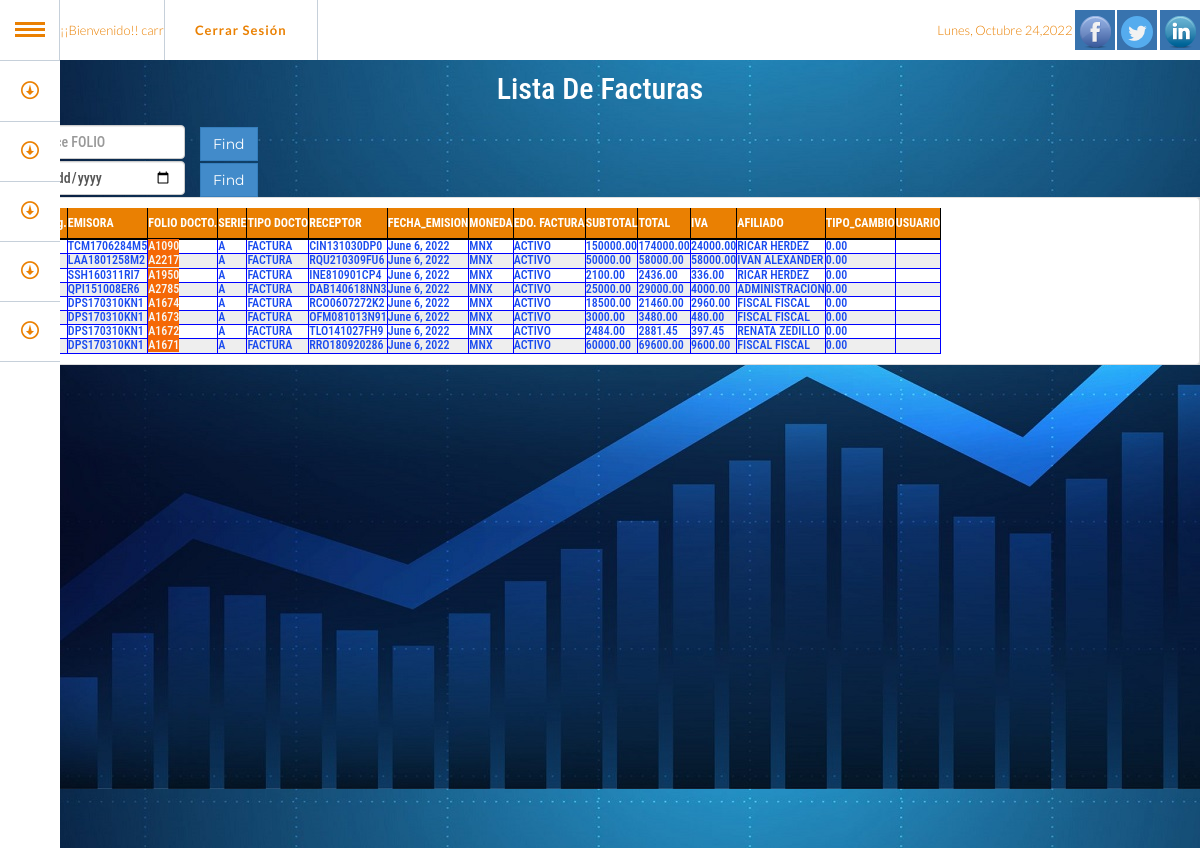
Page /list_fac_reparto/ (signed in) on the committed database.
### fac/models.py (models this page shows, shortened)
class Facturas(models.Model):
    ID_FACTURA = models.AutoField(primary_key=True, unique=True)
    ID_EMISOR = models.ForeignKey(Eemisora, on_delete=models.RESTRICT, null=False)
    FOLIO = models.CharField(max_length=30 , default="")
    SERIE = models.CharField(max_length=10 , default="")
    ID_RECEPTOR = models.ForeignKey(Ereceptora, on_delete=models.RESTRICT, null=True)
    FECHA_EMISION = models.DateField(blank=True, null=True)
    ID_MONEDA = models.ForeignKey(Monedas, on_delete=models.RESTRICT, null=True)
    ID_ESTADO_FAC = models.ForeignKey(EstadosFac, on_delete=models.RESTRICT, null=True)
    ID_ESTADO_RET = models.ForeignKey(EdosFacRet, on_delete=models.RESTRICT, null=True)
    SUBTOTAL = models.DecimalField(default=0.00, max_digits=16, decimal_places=2)
    TOTAL = models.DecimalField(default=0.00, max_digits=19, decimal_places=2)
    IVA = models.DecimalField(default=0.00, max_digits=12, decimal_places=2)
    ID_AFILIADO = models.ForeignKey(Afiliado, on_delete=models.RESTRICT, null=True, default=0)
    ID_TIPO_DOC = models.ForeignKey(TiposDoc, on_delete=models.RESTRICT, null=True, default='')
    TIPO_CAMBIO = models.DecimalField(default=0.00, max_digits=9, decimal_places=2)
    usuario = UserForeignKey(auto_user_add=True,related_name='+')
    FECHA_REGISTRO = models.DateField(auto_now_add=True)
    class Meta:
        constraints = [
            UniqueConstraint(fields=["ID_EMISOR", "SERIE","FOLIO"], name='unique_fac')
        ]
        ordering = ["-FECHA_EMISION"]
    def get_absolute_url(self):
        return reverse('create-reparto', kwargs={'pk': self.pk})

class Eemisora(models.Model):
    ID_EMISOR = models.AutoField(primary_key=True, unique=True)
    RFC = models.CharField(max_length=20 , unique=True)
    NOMBRE = models.CharField(max_length=240 , default="")
    usuario = models.ForeignKey(User, on_delete=models.CASCADE,)
    class Meta:
        ordering = ["NOMBRE"]
    def __str__(self):
        return self.RFC

class TiposDoc(models.Model):
    ID_TIPO_DOC = models.AutoField(primary_key=True, unique=True)
    NOMBRE = models.CharField(max_length=30 , unique=True)
    usuario = models.ForeignKey(User, on_delete=models.CASCADE,)
    class Meta:
        ordering = ["NOMBRE"]
    def __str__(self):
        return self.NOMBRE

class Ereceptora(models.Model):
    ID_RECEPTOR = models.AutoField(primary_key=True, unique=True)
    RFC = models.CharField(max_length=20 , unique=True)
    NOMBRE = models.CharField(max_length=240 , default="")
    usuario = models.ForeignKey(User, on_delete=models.CASCADE,)
    class Meta:
        ordering = ["NOMBRE"]
    def __str__(self):
        return self.RFC

class Monedas(models.Model):
    ID_MONEDA = models.AutoField(primary_key=True, unique=True)
    NOMBRE = models.CharField(max_length=9 , unique=True, default="")
    usuario = models.ForeignKey(User, on_delete=models.CASCADE,)
    class Meta:
        ordering = ["NOMBRE"]
    def __str__(self):
        return self.NOMBRE

class EstadosFac(models.Model):
    ID_ESTADO_FAC = models.AutoField(primary_key=True, unique=True)
    NOMBRE = models.CharField(max_length=30 , unique=True)
    usuario = models.ForeignKey(User, on_delete=models.CASCADE,)
    class Meta:
        ordering = ["NOMBRE"]
    def __str__(self):
        return self.NOMBRE

class Afiliado(models.Model):
    ID_AFILIADO = models.AutoField(primary_key=True, unique=True)
    NOMBRE_COMPLETO = models.CharField(max_length=240 , default="")
    NOMBRE_ALIAS = models.CharField(max_length=80 , unique=True)
    COMISION = models.DecimalField(default=0.00, max_digits=12, decimal_places=2)
    APLICA_A = models.CharField(max_length=40 , default="")
    usuario = models.ForeignKey(User, on_delete=models.CASCADE,)
    class Meta:
        ordering = ["NOMBRE_ALIAS"]
    def __str__(self):
        return self.NOMBRE_ALIAS

### teso/views.py (the view)
# urls.py: path('list_fac_reparto/', views.list_fac_reparto_view, name='list-fac-reparto'), # Funcion, Pantalla principal
def list_fac_reparto_view(request):
    facturas = Facturas.objects.all()
    page = request.GET.get('page', 1)
    paginator = Paginator(facturas, 20)
    try:
        fac_list = paginator.page(page)
    except PageNotAnInteger:
        fac_list = paginator.page(1)
    except EmptyPage:
        fac_list = paginator.page(paginator.num_pages)
    return render(request, 'teso/list_fac_reparto.html', {'fac_list': fac_list})

### templates/teso/list_fac_reparto.html (shortened to what this page needs)
{% extends 'comm/base.html' %}
{% load i18n %}
{% block bodyini %}
<h2 style="color: #fff; text-align: center">Lista De Facturas<h2>
    {% if user.is_authenticated %}
    <section>
    <form action="{% url 'teso:find-fac-r' %}" method="get">
        <div class="col-xs-2">
            <input type="text" class="form-control" name="query" placeholder="Invoice FOLIO" />
        </div>
            <button type="submit" class="btn btn-primary">Find</button>
    </form>
    <form action="{% url 'teso:find-fac-r-f' %}" method="get" >
        <div class="col-xs-2">
            <input type="date"  class="form-control date-picker"  name="query_f" id="id-date-picker-1" type="text" data-date-format="dd-mm-yyyy" placeholder="Invoice Date" />
        </div>
            <button type="submit" class="btn btn-primary">Find</button>
    </form>
</section>
    {% include "teso/table_fac_reparto.html" %}
    {% endif %}
{% endblock %}

### templates/comm/headernav.html (shortened to what this page needs)
{% load static %}
{% block header %}
	<header id="inicio">
            <div class="container" >
                <ul id="gn-menu" class="gn-menu-main">
                    <li class="gn-trigger">
                        <a class="gn-icon gn-icon-menu"><span>Menu</span></a>
                        {% block acceso %}
                        {% if user.is_authenticated %}
                             <nav class="gn-menu-wrapper">
                                <div class="gn-scroller">
                                    <ul class="gn-menu">
                                        <li>
                                            <a href="#admin" class="gn-icon gn-icon-download">Facturación</a>
                                    </li>
                                    <li>
                                        <a href="#about" class="gn-icon gn-icon-download">Operaciones</a>
                                    </li>
                                    <li><a href="#service" class="gn-icon gn-icon-download">Tesoreria</a>
                                    </li>
                                    <li><a href="#works" class="gn-icon gn-icon-download">Desarrollos</a></li>
                                    <li>
                                        <a href="#contact" class="gn-icon gn-icon-download">Contacto</a>
                                    </li>
                                    </ul>
                                </div>
                            </nav>
                         {% endif %}
                        </li>
                        {% if user.is_authenticated %}
                        <li>
                            ¡¡Bienvenido!! {{ user.username }}
                        </li>
                        <li>
                        <a href="/logout">Cerrar Sesión</a>
                        </li>
                        {% endif %}
                        {% endblock %}
                        <li class="hidden-xs">
                            <ul class="company-social">
                                <li  >
                                 </li>
                                <li class="social-facebook"><a href="#" > <img src="{% static 'img/facebook_32.png' %}" ></a></li>
                                <li class="social-facebook"><a href="#" > <img src="{% static 'img/twitter_32.png' %}" > </a></li>
                                <li class="social-facebook"><a href="#" > <img src="{% static 'img/linkedin_32.png' %}" > </a></li>
                            </ul>
                        </li>
                    </ul>
            </div>
    </header>
{% endblock %}

### templates/teso/table_fac_reparto.html (shortened to what this page needs)
<div id='list_fac'>
        <div style="background-color:LightGray;color:black;font-size:12px;">
        <li class="list-group-item d-flex justify-content-between align-items-center">
        <table>
            <thead>
                <tr>
                  <th>Num. Reg.</th>
                  <th>EMISORA</th>
                  <th>FOLIO DOCTO.</th>
                  <th>SERIE</th>
                  <th>TIPO DOCTO</th>
                  <th>RECEPTOR</th>
                  <th>FECHA_EMISION</th>
                  <th>MONEDA</th>
                  <th>EDO. FACTURA</th>
                  <th>SUBTOTAL</th>
                  <th>TOTAL</th>
                  <th>IVA</th>
                  <th>AFILIADO</th>
                  <th>TIPO_CAMBIO</th>
                  <th>USUARIO</th>
                </tr>
            </thead>
        <tbody>
        {% for fac in fac_list %}
        <tr>
            <td>{{ forloop.counter }}</td>
            <td>{{ fac.ID_EMISOR }}</td>
            <td> <a hx-get="{{ fac.get_absolute_url }}" hx-target="body" hx-swap="beforeend"  style="background-color: #f56806;">{{ fac.FOLIO }}</a> </td>
            <td>{{ fac.SERIE }}</td>
            <td>{{ fac.ID_TIPO_DOC }}</td>
            <td>{{ fac.ID_RECEPTOR }}</td>
            <td>{{ fac.FECHA_EMISION }}</td>
            <td>{{ fac.ID_MONEDA }}</td>
            <td>{{ fac.ID_ESTADO_FAC }}</td>
            <td>{{ fac.SUBTOTAL }}</td>
            <td>{{ fac.TOTAL }}</td>
            <td>{{ fac.IVA }}</td>
            <td>{{ fac.ID_AFILIADO }}</td>
            <td>{{ fac.TIPO_CAMBIO }}</td>
            <td>{{ fac.usuario }}</td>
        </tr>
        </li>
          </div>
          {% empty %}
          <tr>
            <td colspan="2">
              No invoice on this page.
            </td>
          </tr>
        {% endfor %}

### static/css/estilos.css (style rules this page uses)
#inicio { background: rgba(0, 0, 0, 1); color: #fff; }

### static/css/style.css (style rules this page uses)
body { width: 100%; height: 100%; font-family: 'Lato',helvetica; font-weight: 300; color: #666; padding: 0 0 0px; margin: 0; }
html { width: 100%; height: 100%; position:relative; min-height:100%; }
a { color: #28c3ab; background-color: red -webkit-transition: all .2s ease-in-out; -moz-transition: all .2s ease-in-out; transition: all .2s ease-in-out; }
.gn-menu-main, .gn-menu-main ul { margin: 0; padding: 0; background: #fff; color: #ea8002; list-style: none; text-transform: none; font-weight: 300; font-family: 'Lato', Arial, helvetica; line-height: 60px; z-index:150; }
.gn-menu-main { position: fixed; top: 0; left: 0; width: 100%; height: 60px; font-size: 13px; }
.gn-menu-main a { display: block; height: 100%; color: #ea8002; text-decoration: none; cursor: pointer; }
.gn-menu-main > li { display: block; float: left; height: 100%; border-right: 1px solid #c6d0da; text-align: center; }
.gn-menu-main li.gn-trigger { position: relative; width: 60px; -webkit-touch-callout: none; -webkit-user-select: none; -khtml-user-select: none; -moz-user-select: none; -ms-user-select: none; user-select: none; }
.gn-menu-main > li:last-child { float: right; border-right: none; }
.gn-menu-main > li > a { padding: 0 30px; letter-spacing: 1px; font-weight: bold; }
.gn-menu-main:after { display: table; clear: both; content: ""; }
.gn-menu-wrapper { position: fixed; top: 60px; bottom: 0; left: 0; overflow: hidden; width: 60px; border-top: 1px solid #c6d0da; background: white; -webkit-transform: translateX(-60px); -moz-transform: translateX(-60px); transform: translateX(-60px); -webkit-transition: -webkit-transform 0.3s, width 0.3s; -moz-transition: -moz-transform 0.3s, width 0.3s; transition: transform 0.3s, width 0.3s; }
.gn-scroller { position: absolute; overflow-y: scroll; width: 370px; height: 100%; }
.gn-menu { border-bottom: 1px solid #c6d0da; text-align: left; font-size: 18px; }
.gn-menu li:not(:first-child), .gn-menu li li { box-shadow: inset 0 1px #c6d0da }
.gn-icon::before { display: inline-block; width: 60px; text-align: center; text-transform: none; font-weight: normal; font-style: normal; font-variant: normal; font-family: 'ecoicons'; line-height: 1; speak: none; -webkit-font-smoothing: antialiased; }
.gn-icon-download::before { content: "\e007" }
.gn-icon-menu::before { margin-left: -15px; vertical-align: -2px; width: 30px; height: 3px; background: #ea8002; box-shadow: 0 3px white, 0 -6px #ea8002, 0 -9px white, 0 -12px #ea8002; content: ''; }
.gn-menu-wrapper.gn-open-all, .gn-menu-wrapper.gn-open-part { -webkit-transform: translateX(0px); -moz-transform: translateX(0px); transform: translateX(0px); }
.company-social { margin-left: 0; padding-left: 0; margin-top: 10px; }
.company-social { text-align: left; }
.company-social li { display: inline-block; margin:0 !important; padding:0; }
.company-social a { margin:0; padding:0; display: block; width: 40px; height: 40px; line-height: 40px; text-align: center; background: #3bbec0; color: #fff; -webkit-transition: background .3s ease-in-out; transition: background .3s ease-in-out; }
.company-social .social-facebook a { background: #3873ae; }
.btn { border-radius: 0; font-family: Montserrat,helvetica; font-weight: 400; -webkit-transition: all .3s ease-in-out; -moz-transition: all .3s ease-in-out; transition: all .3s ease-in-out; }
thead th { height: 30px; line-height: 30px; text-align: left; }
tbody { border-top: 2px solid black; }
th { border-right: 1px solid black; }
tr:nth-child(even) { background-color: #eee; }
tr:nth-child(odd) { background-color:#fff; }
td { border:1px solid blue; padding:auto; text-align:left; color:#194bef }
th { background-color: #ea8002; color: white; text-align:center; }

### static/css/custom-style.css (style rules this page uses)
* { padding:0; margin:0; box-sizing:border-box; }
:root { --main-font-family:'Roboto Condensed', sans-serif; --main-bg-color:#1e39e6; --main-color:#f8f8f5; --main-bg-img:url('../img/F_MODAL.jpg'); }
body { position: absolute; max-width: 100%; top: 0; bottom: 0; overflow-x: hidden; font-family: var(--main-font-family); color: var(--main-color); border-color:var(--main-color); line-height: 1.5; }
a, u { text-decoration: none; color: var(--main-color); }

### rows in the picture
Facturas: ID_EMISOR "TCM1706284M5", FOLIO "A1090", SERIE "A", ID_TIPO_DOC "FACTURA", ID_RECEPTOR "CIN131030DP0", FECHA_EMISION "June 6, 2022", ID_MONEDA "MNX", ID_ESTADO_FAC "ACTIVO", SUBTOTAL "150000.00", TOTAL "174000.00", IVA "24000.00", ID_AFILIADO "RICAR HERDEZ", TIPO_CAMBIO "0.00"
Facturas: ID_EMISOR "LAA1801258M2", FOLIO "A2217", SERIE "A", ID_TIPO_DOC "FACTURA", ID_RECEPTOR "RQU210309FU6", FECHA_EMISION "June 6, 2022", ID_MONEDA "MNX", ID_ESTADO_FAC "ACTIVO", SUBTOTAL "50000.00", TOTAL "58000.00", IVA "58000.00", ID_AFILIADO "IVAN ALEXANDER", TIPO_CAMBIO "0.00"
Facturas: ID_EMISOR "SSH160311RI7", FOLIO "A1950", SERIE "A", ID_TIPO_DOC "FACTURA", ID_RECEPTOR "INE810901CP4", FECHA_EMISION "June 6, 2022", ID_MONEDA "MNX", ID_ESTADO_FAC "ACTIVO", SUBTOTAL "2100.00", TOTAL "2436.00", IVA "336.00", ID_AFILIADO "RICAR HERDEZ", TIPO_CAMBIO "0.00"
Facturas: ID_EMISOR "QPI151008ER6", FOLIO "A2785", SERIE "A", ID_TIPO_DOC "FACTURA", ID_RECEPTOR "DAB140618NN3", FECHA_EMISION "June 6, 2022", ID_MONEDA "MNX", ID_ESTADO_FAC "ACTIVO", SUBTOTAL "25000.00", TOTAL "29000.00", IVA "4000.00", ID_AFILIADO "ADMINISTRACION", TIPO_CAMBIO "0.00"
Facturas: ID_EMISOR "DPS170310KN1", FOLIO "A1674", SERIE "A", ID_TIPO_DOC "FACTURA", ID_RECEPTOR "RCO0607272K2", FECHA_EMISION "June 6, 2022", ID_MONEDA "MNX", ID_ESTADO_FAC "ACTIVO", SUBTOTAL "18500.00", TOTAL "21460.00", IVA "2960.00", ID_AFILIADO "FISCAL FISCAL", TIPO_CAMBIO "0.00"
Facturas: ID_EMISOR "DPS170310KN1", FOLIO "A1673", SERIE "A", ID_TIPO_DOC "FACTURA", ID_RECEPTOR "OFM081013N91", FECHA_EMISION "June 6, 2022", ID_MONEDA "MNX", ID_ESTADO_FAC "ACTIVO", SUBTOTAL "3000.00", TOTAL "3480.00", IVA "480.00", ID_AFILIADO "FISCAL FISCAL", TIPO_CAMBIO "0.00"
Facturas: ID_EMISOR "DPS170310KN1", FOLIO "A1672", SERIE "A", ID_TIPO_DOC "FACTURA", ID_RECEPTOR "TLO141027FH9", FECHA_EMISION "June 6, 2022", ID_MONEDA "MNX", ID_ESTADO_FAC "ACTIVO", SUBTOTAL "2484.00", TOTAL "2881.45", IVA "397.45", ID_AFILIADO "RENATA ZEDILLO", TIPO_CAMBIO "0.00"
Facturas: ID_EMISOR "DPS170310KN1", FOLIO "A1671", SERIE "A", ID_TIPO_DOC "FACTURA", ID_RECEPTOR "RRO180920286", FECHA_EMISION "June 6, 2022", ID_MONEDA "MNX", ID_ESTADO_FAC "ACTIVO", SUBTOTAL "60000.00", TOTAL "69600.00", IVA "9600.00", ID_AFILIADO "FISCAL FISCAL", TIPO_CAMBIO "0.00"

### other values in the picture
{{ user.username }} "carr"
